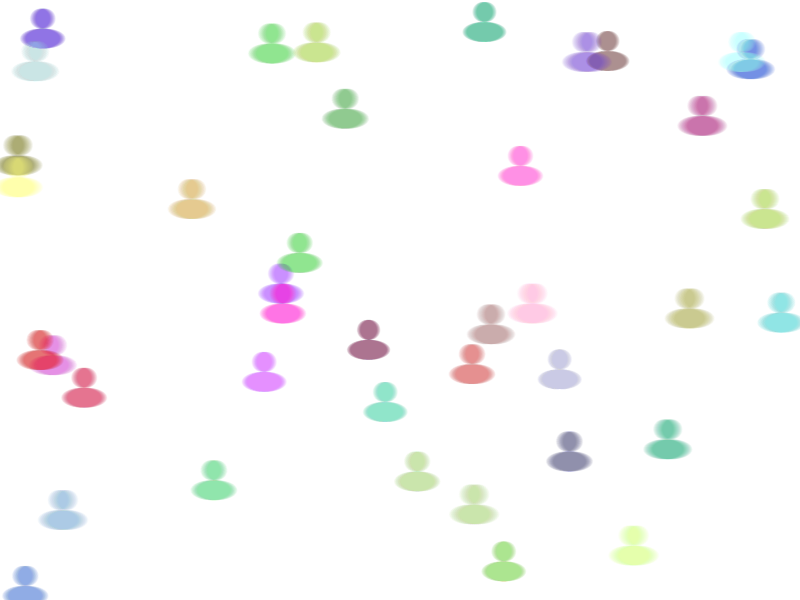
Frame 1 (no input)
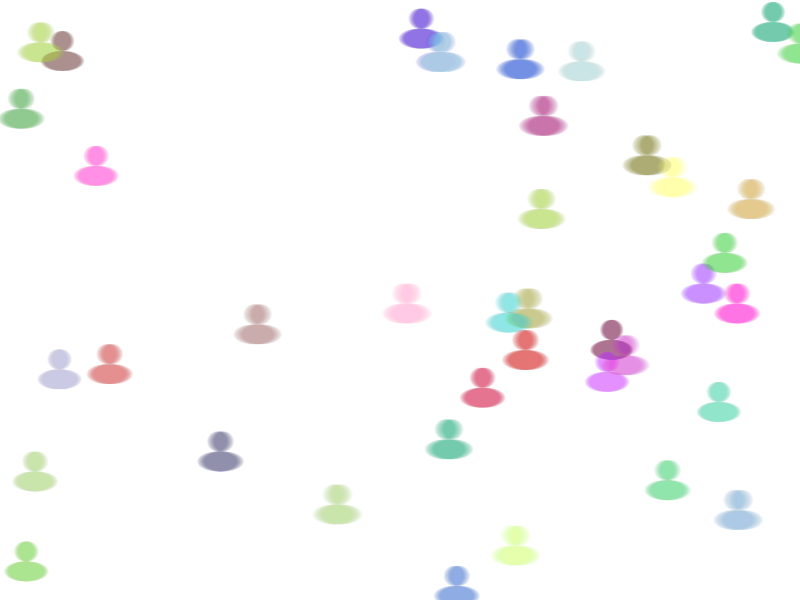
Frame 60 (the mouse pressed at the canvas centre just before this capture)
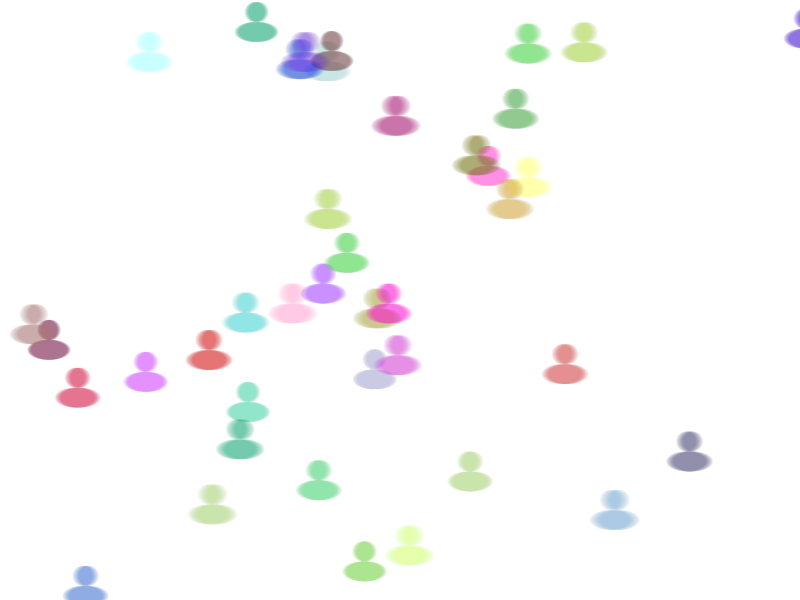
Frame 120 (the mouse held since frame 60 and released just before this capture)

The Processing sketch that drew these frames (run headless with seeded random() and noise(); from frame 60 on, the mouse is pressed at the canvas centre):

// Processing sketch: Question4_Classes
// ── Question4_Classes.pde
Ship[] myShip=new Ship[40];

void setup(){
  size(800, 600); 
  noStroke(); 
  
  //myShip = new Ship(random(0, width),random(0, height), 
  //  color(random(0,255), random(0,255), random(0,255), 40)); 
  
  for(int i=0;i<40;i++){
      myShip[i] = new Ship(random(0, width),random(0, height), 
    color(random(0,255), random(0,255), random(0,255), 5)); 
  }
    
}

void draw(){
  background(255); 
  
  //myShip.display(); 
  //myShip.reset(); 
  for(Ship myShip:myShip){
    for(int i=0;i<40;i++){
      myShip.display(); 
      myShip.move();
      myShip.reset(); 
    }
  }
  
}

class Ship{
  PVector pos; 
  PVector vel; 
  
  color c; 
  
  Ship(float _x, float _y, color _c){
    pos = new PVector(_x, _y); 
    c = _c; 
    vel = new PVector(random(.1, .3), 0); 
    
  }
  
  void move(){
    pos.add(vel);
  }
  
  void display(){
    fill(c); 
    ellipse(pos.x, pos.y, 20, 20); 
    ellipse(pos.x, pos.y + 20, 40, 20);  
  }
  
  void reset(){
    if(pos.x >= width + 10){
      pos.x = 0; 
    }
  }
}
